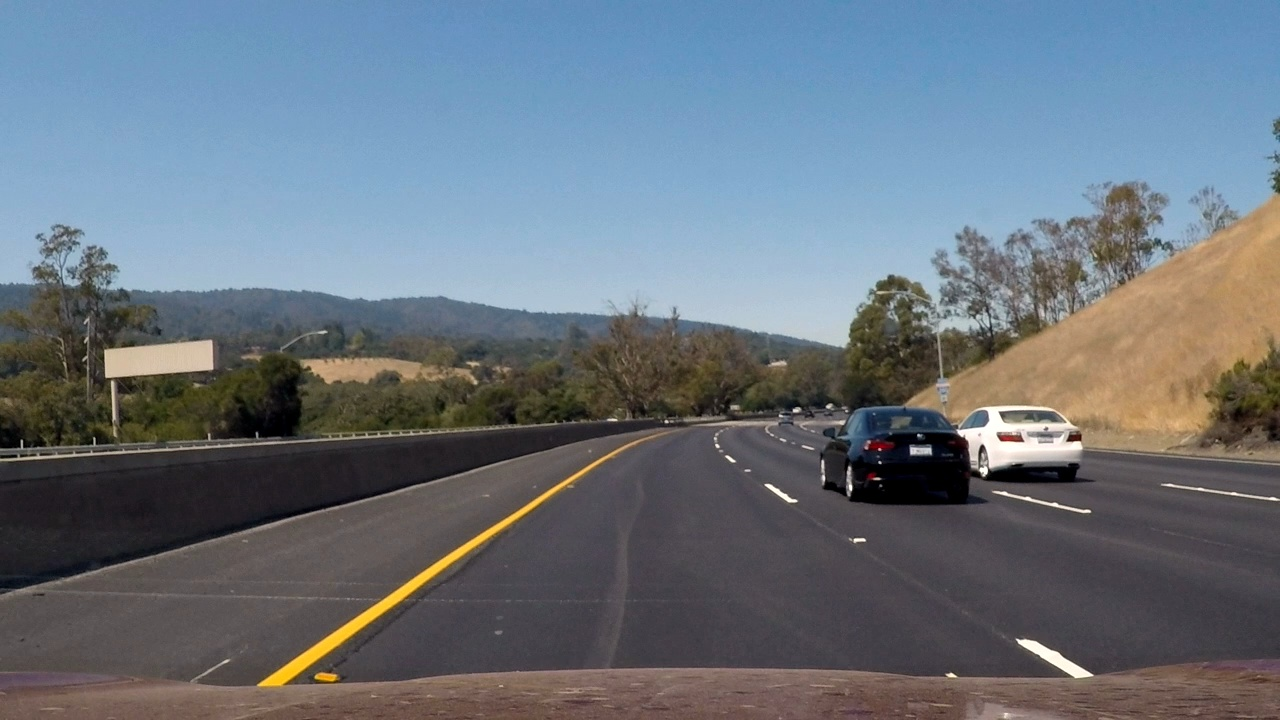
#> input picture IMG_FROM_FRAME/frame0.jpg, 1280 x 720 px
$ python -i standalone.py   (imports and definitions only)
#> lines starting #> are read from the running program, lines starting #| are printed output that depends on the picture
# TODO: Build your pipeline that will draw lane lines on the test_images
# then save them to the test_images directory.

import math
import matplotlib.pyplot as plt
import matplotlib.image as mpimg
import numpy as np
import cv2
import os

import math


class FrameData:
    # [7 lines left out: function __init__, not called in this run]

class Canny:
    def __init__(self, low_threshold, high_threshold):
        self.low_threshold = low_threshold
        self.high_threshold = high_threshold

class Hough:
    # [6 lines left out: function __init__, not called in this run]

class Data:
    # [5 lines left out: function __init__, not called in this run]


class Config:
    # [9 lines left out: function __init__, not called in this run]


class Global:
    # [30 lines left out: functions __init__, find_line_equation, not called in this run]


def find_line_length(x0, y0, x1, y1):
    length = math.hypot(x1 - x0, y1 - y0)
    return length


# [191 lines left out: functions divide_lines_into_2_clusters, fit_single_line_to_set_of_points, find_dominant_line, draw_hough_lines, not called in this run]


def lane_detection_pipeline(image, global_vals):
    plt.imshow(image)
    plt.show()
    gray = cv2.cvtColor(image, cv2.COLOR_RGB2GRAY)

    # Define a kernel size and apply Gaussian smoothing
    kernel_size = 5
    blur_gray = cv2.GaussianBlur(gray, (kernel_size, kernel_size), 0)

    # Define our parameters for Canny and apply
    low_threshold = global_vals.data.canny.low_threshold
    high_threshold = global_vals.data.canny.high_threshold

    edges = cv2.Canny(blur_gray, low_threshold, high_threshold)

    # Next we'll create a masked edges image using cv2.fillPoly()
    mask = np.zeros_like(edges)
    ignore_mask_color = 255

    # This time we are defining a four sided polygon to mask
    imshape = image.shape
    y = imshape[0]
    x = imshape[1]
    y_offset = 50
    x_offset = 20

    if global_vals.data.roi_vertices is None:
        global_vals.data.roi_vertices = np.array([[(15, y),
                                                   (x / 2 - x_offset, y / 2 + y_offset),
                                                   (x / 2 + x_offset, y / 2 + y_offset),
                                                   (x - 15, y)]],
                                                 dtype=np.int32)

    cv2.fillPoly(mask, global_vals.data.roi_vertices, ignore_mask_color)
    masked_edges = cv2.bitwise_and(edges, mask)

    # Run Hough on edge detected image
    # Output "lines" is an array containing endpoints of detected line segments
    lines = cv2.HoughLinesP(masked_edges, global_vals.data.hough.rho, global_vals.data.hough.theta, global_vals.data.hough.threshold, np.array([]),
                            global_vals.data.hough.min_line_length, global_vals.data.hough.max_line_gap)

    line_image = draw_hough_lines(lines, np.copy(image) * 0, global_vals)

    # Create a "color" binary image to combine with line image
    masked_edges = np.dstack((masked_edges, masked_edges, masked_edges))

    # Draw the lines on the edge image
    lines_edges = cv2.addWeighted(image, 0.8, line_image, 1, 0)
    return masked_edges, lines_edges

global_values = None
def set_global_values(gv):
    global global_values
    global_values = gv

def process_image(image):
    # NOTE: The output you return should be a color image (3 channel) for processing video below
    # TODO: put your pipeline here,
    # you should return the final output (image where lines are drawn on lanes)
    global global_values
    masked_edges, result = lane_detection_pipeline(image, global_values)
    return result

# [28 lines left out: functions process_test_images, process_single_image, not called in this run]

from moviepy.editor import VideoFileClip


# [32 lines left out: function process_video_and_recreate, not called in this run]


import sys
# [68 lines left out: functions print_progress_bar, process_video_per_frame, not called in this run]


def main():
    # process_video_per_frame("extra.mp4")
    process_video_and_recreate("challenge.mp4", "extra.mp4")
    # process_video_per_frame("challenge.mp4")

# [2 lines not run here, left out]

>>> import cv2
>>> picture = cv2.cvtColor(cv2.imread('IMG_FROM_FRAME/frame0.jpg'), cv2.COLOR_BGR2RGB)
>>> result = process_image(picture)
#> in lane_detection_pipeline, `gray = cv2.cvtColor(image, cv2.COLOR_RGB2GRAY)`:
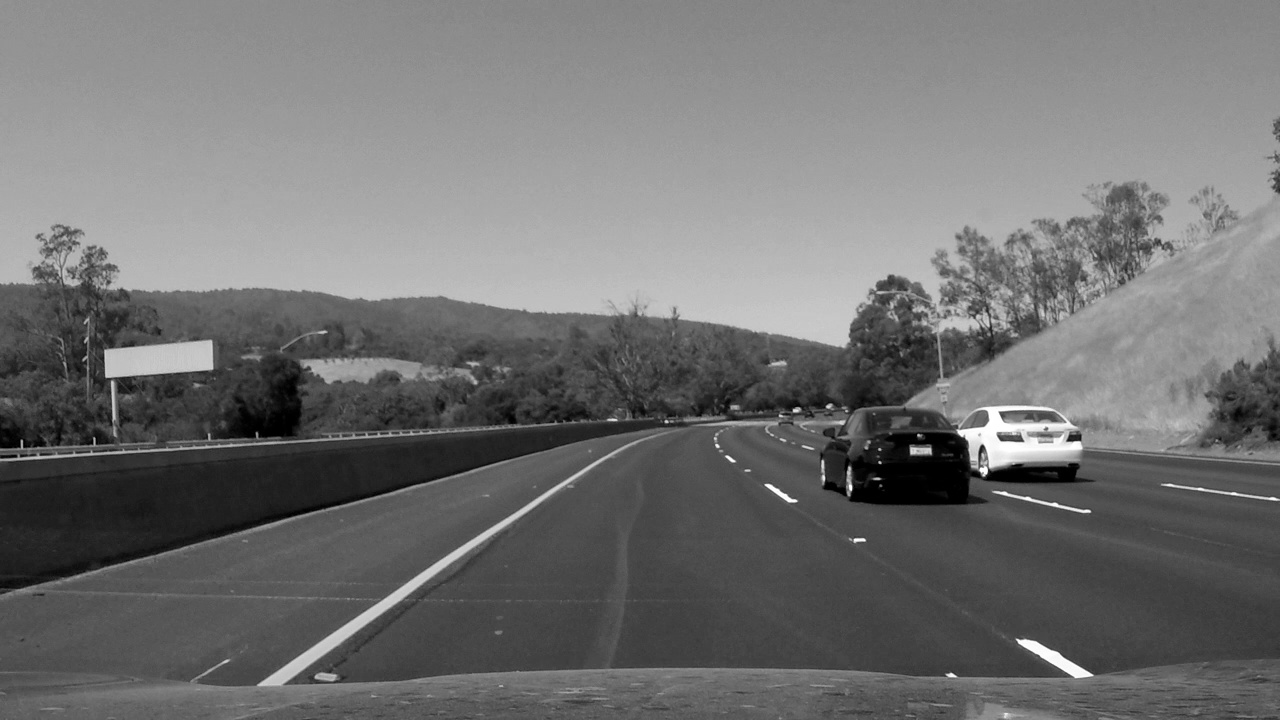
#> gray: shape (720, 1280); min 0, max 255, mean 113.3
#> (the run stopped early here; a loop or call above may not have finished)

$ run again, on IMG_FROM_FRAME/frame107.jpg
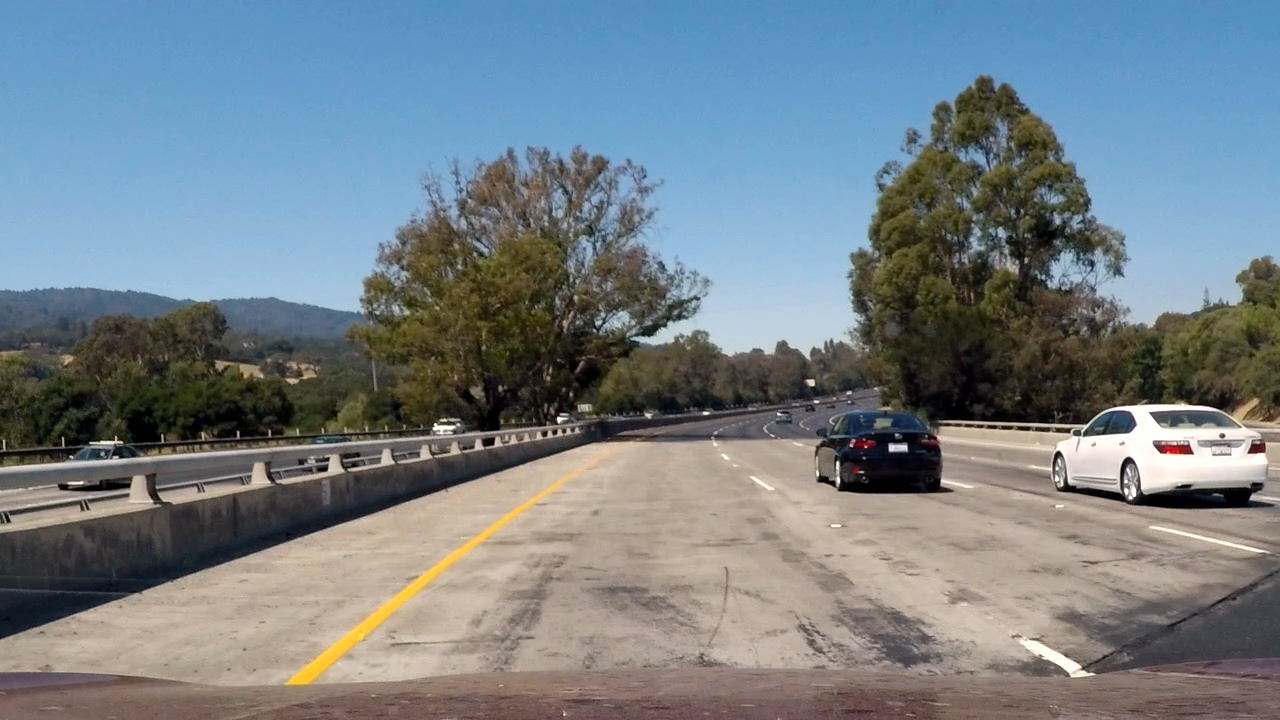
#> input picture IMG_FROM_FRAME/frame107.jpg, 1280 x 720 px
#> in lane_detection_pipeline, `gray = cv2.cvtColor(image, cv2.COLOR_RGB2GRAY)`:
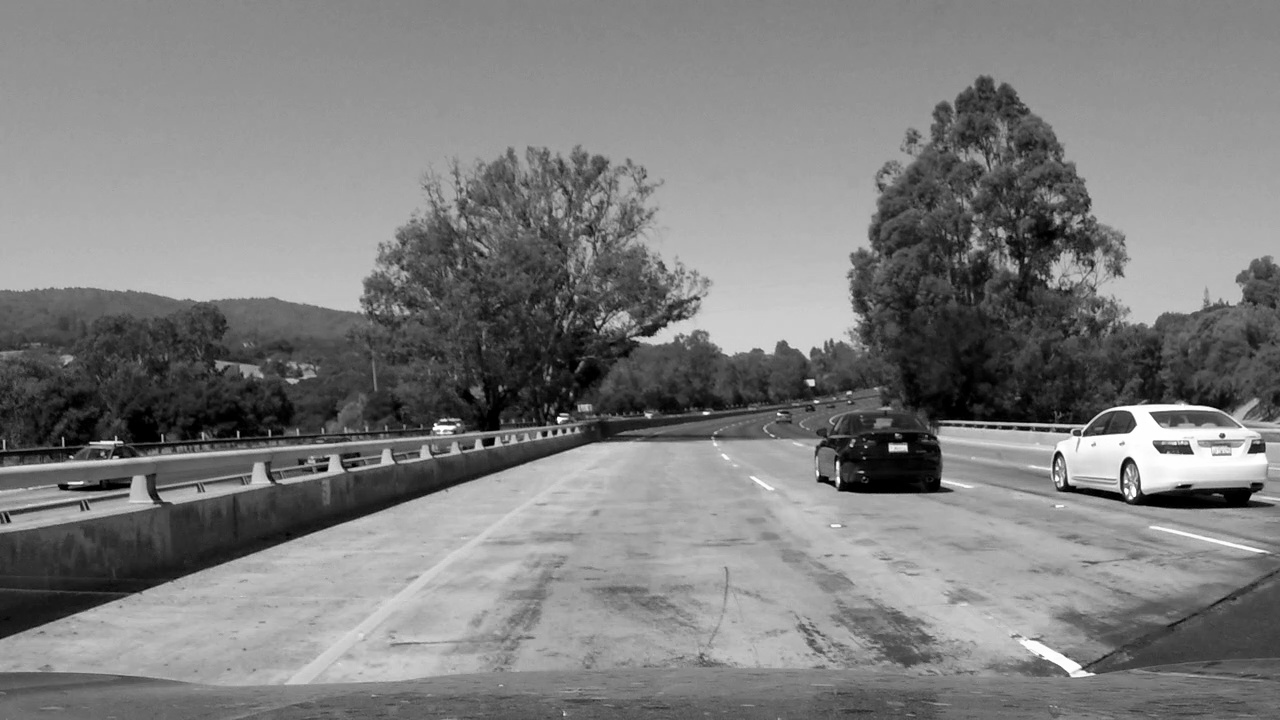
#> gray: shape (720, 1280); min 0, max 255, mean 125.6

$ run again, on IMG_FROM_FRAME/frame11.jpg
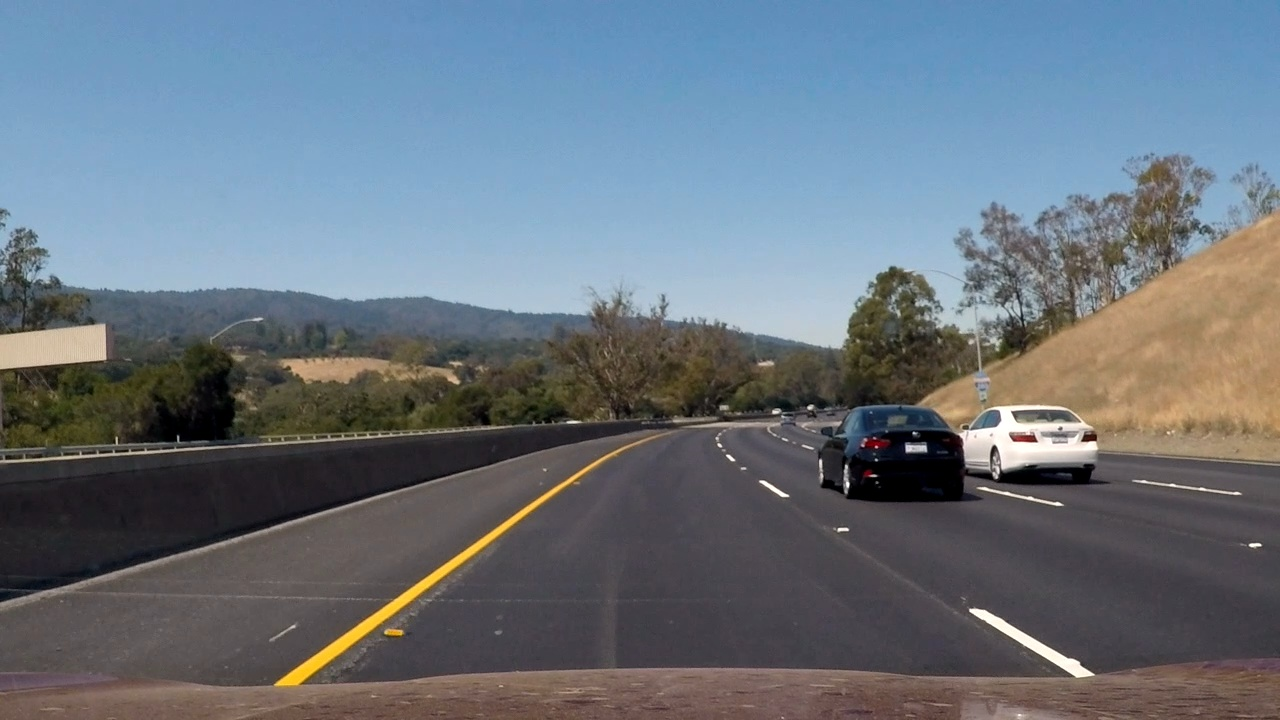
#> input picture IMG_FROM_FRAME/frame11.jpg, 1280 x 720 px
#> in lane_detection_pipeline, `gray = cv2.cvtColor(image, cv2.COLOR_RGB2GRAY)`:
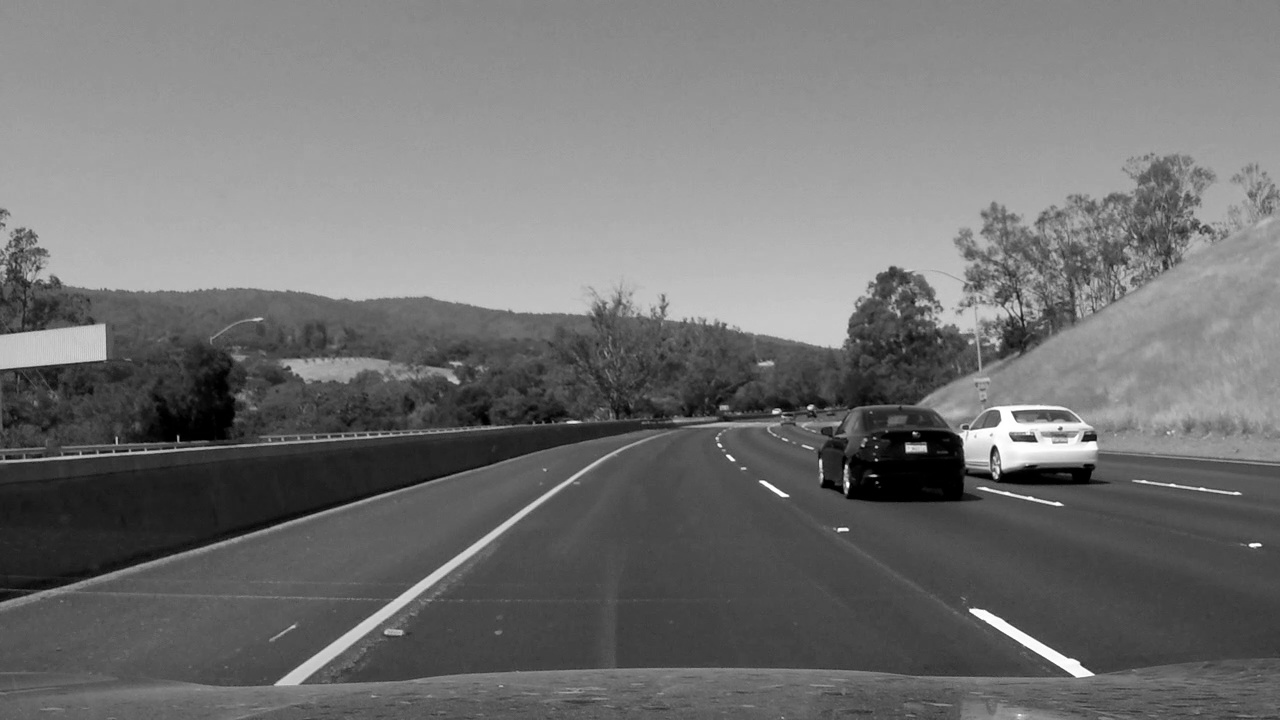
#> gray: shape (720, 1280); min 0, max 255, mean 113.5
